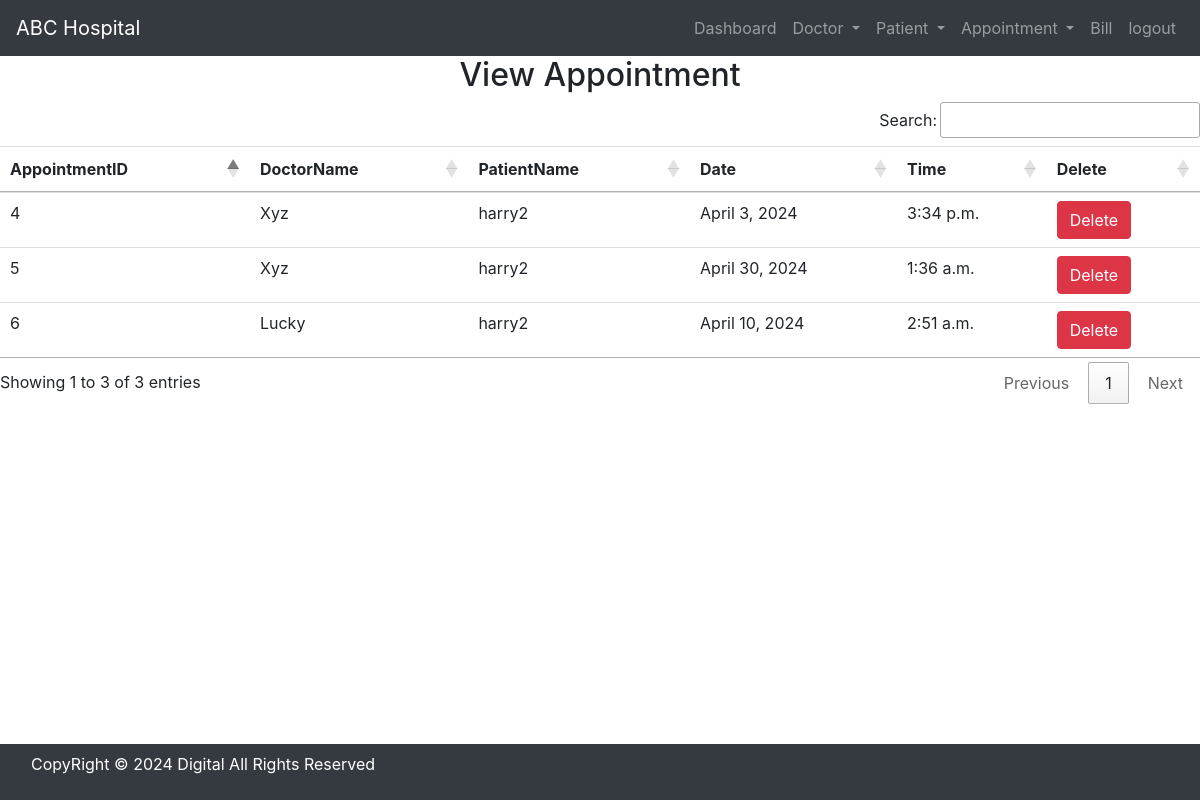
The page /view_appointment/ (signed in) on the database its author committed.
### hospital/models.py (models this page shows, shortened)
class Appointment(models.Model):
    Doctor = models.ForeignKey(Doctor, on_delete=models.CASCADE)
    Patient = models.ForeignKey(Patient, on_delete=models.CASCADE)
    date = models.DateField()
    time = models.TimeField()

class Doctor(models.Model):
    Name = models.CharField(max_length=50)
    mobile = models.IntegerField()
    department =models.CharField(max_length=50)
    def __str__(self):
        return self.Name

class Patient(models.Model):
    Name = models.CharField(max_length=50)
    gender = models.CharField(max_length=10)
    mobile = models.IntegerField(null=True)
    address = models.TextField()
    def __str__(self):
        return self.Name

### hospital/views.py (the view)
# urls.py: path('view_appointment/', View_Appointment , name='view_appointment'),
def View_Appointment(request):
    if not request.user.is_staff:
        return redirect('login')
    doc = Appointment.objects.all()
    d = {'doc': doc}
    return render(request, 'view_appointment.html' , d)

### hospital/templates/view_appointment.html
{%include 'base.html'%}
{% load static %}
{%include 'navigation.html'%}
<div>
    <h2 class="text-center">View Appointment</h2>
    <table id="example" class="table table-hover">
        <thead>
            <tr>
                <th>AppointmentID</th>
                <th>DoctorName</th>
                <th>PatientName</th>
                <th>Date</th>
                <th>Time</th>
                <th>Delete</th>
            </tr>
        </thead>
        <tbody>
            {% for i in doc %}
            <tr>
                <td>{{i.id}}</td>
                <td>{{i.Doctor}}</td>
                <td>{{i.Patient}}</td>
                <td>{{i.date}}</td>
                <td>{{i.time}}</td>
                <td><a href="{%url 'delete_appointment' i.id %}"
                    onclick="return confirm('Are you sure you want to delete?')" class="btn btn-danger" >Delete</a></td>
            </tr>
            {% endfor %}
        </tbody>
    </table>
</div>
{%include 'footer.html'%}

### rows shown on the page
Appointment: id "4", Doctor "Xyz", Patient "harry2", date "April 3, 2024", time "3:34 p.m."
Appointment: id "5", Doctor "Xyz", Patient "harry2", date "April 30, 2024", time "1:36 a.m."
Appointment: id "6", Doctor "Lucky", Patient "harry2", date "April 10, 2024", time "2:51 a.m."
